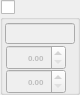
      <widget class="QGroupBox" name="groupBox_gb_check_folyotel_1">
       <property name="geometry">
        <rect>
         <x>79</x>
         <y>183</y>
         <width>80</width>
         <height>95</height>
        </rect>
       </property>
       <property name="title">
        <string/>
       </property>
       <property name="checkable">
        <bool>true</bool>
       </property>
       <property name="checked">
        <bool>false</bool>
       </property>
       <widget class="QDoubleSpinBox" name="doubleSpinBox_folyotel12">
        <property name="geometry">
         <rect>
          <x>6</x>
          <y>69</y>
          <width>60</width>
          <height>25</height>
         </rect>
        </property>
        <property name="font">
         <font>
          <pointsize>6</pointsize>
          <weight>75</weight>
          <bold>true</bold>
         </font>
        </property>
        <property name="layoutDirection">
         <enum>Qt::LeftToRight</enum>
        </property>
        <property name="autoFillBackground">
         <bool>false</bool>
        </property>
        <property name="alignment">
         <set>Qt::AlignRight|Qt::AlignTrailing|Qt::AlignVCenter</set>
        </property>
        <property name="decimals">
         <number>2</number>
        </property>
        <property name="maximum">
         <double>1000.000000000000000</double>
        </property>
        <property name="singleStep">
         <double>0.100000000000000</double>
        </property>
       </widget>
       <widget class="QDoubleSpinBox" name="doubleSpinBox_folyotel11">
        <property name="geometry">
         <rect>
          <x>6</x>
          <y>45</y>
          <width>60</width>
          <height>25</height>
         </rect>
        </property>
        <property name="font">
         <font>
          <pointsize>6</pointsize>
          <weight>75</weight>
          <bold>true</bold>
         </font>
        </property>
        <property name="layoutDirection">
         <enum>Qt::LeftToRight</enum>
        </property>
        <property name="autoFillBackground">
         <bool>false</bool>
        </property>
        <property name="alignment">
         <set>Qt::AlignRight|Qt::AlignTrailing|Qt::AlignVCenter</set>
        </property>
        <property name="decimals">
         <number>2</number>
        </property>
        <property name="maximum">
         <double>1000.000000000000000</double>
        </property>
        <property name="singleStep">
         <double>0.100000000000000</double>
        </property>
       </widget>
       <widget class="QLineEdit" name="lineEdit_mlz_folyotel_1">
        <property name="geometry">
         <rect>
          <x>5</x>
          <y>23</y>
          <width>70</width>
          <height>21</height>
         </rect>
        </property>
        <property name="font">
         <font>
          <pointsize>5</pointsize>
          <weight>75</weight>
          <bold>true</bold>
         </font>
        </property>
        <property name="placeholderText">
         <string/>
        </property>
       </widget>
      </widget>
